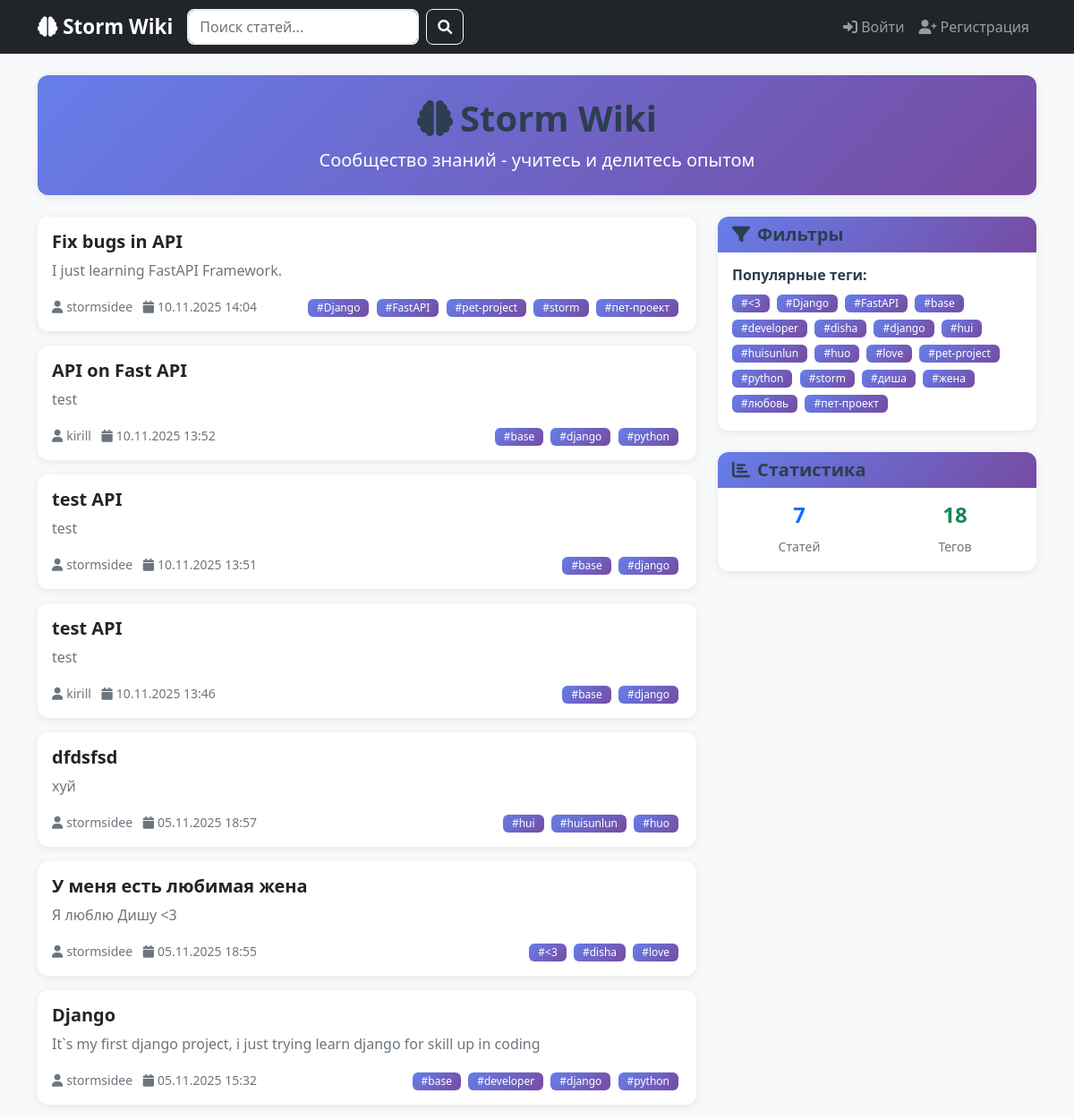
The app's page /, older data.
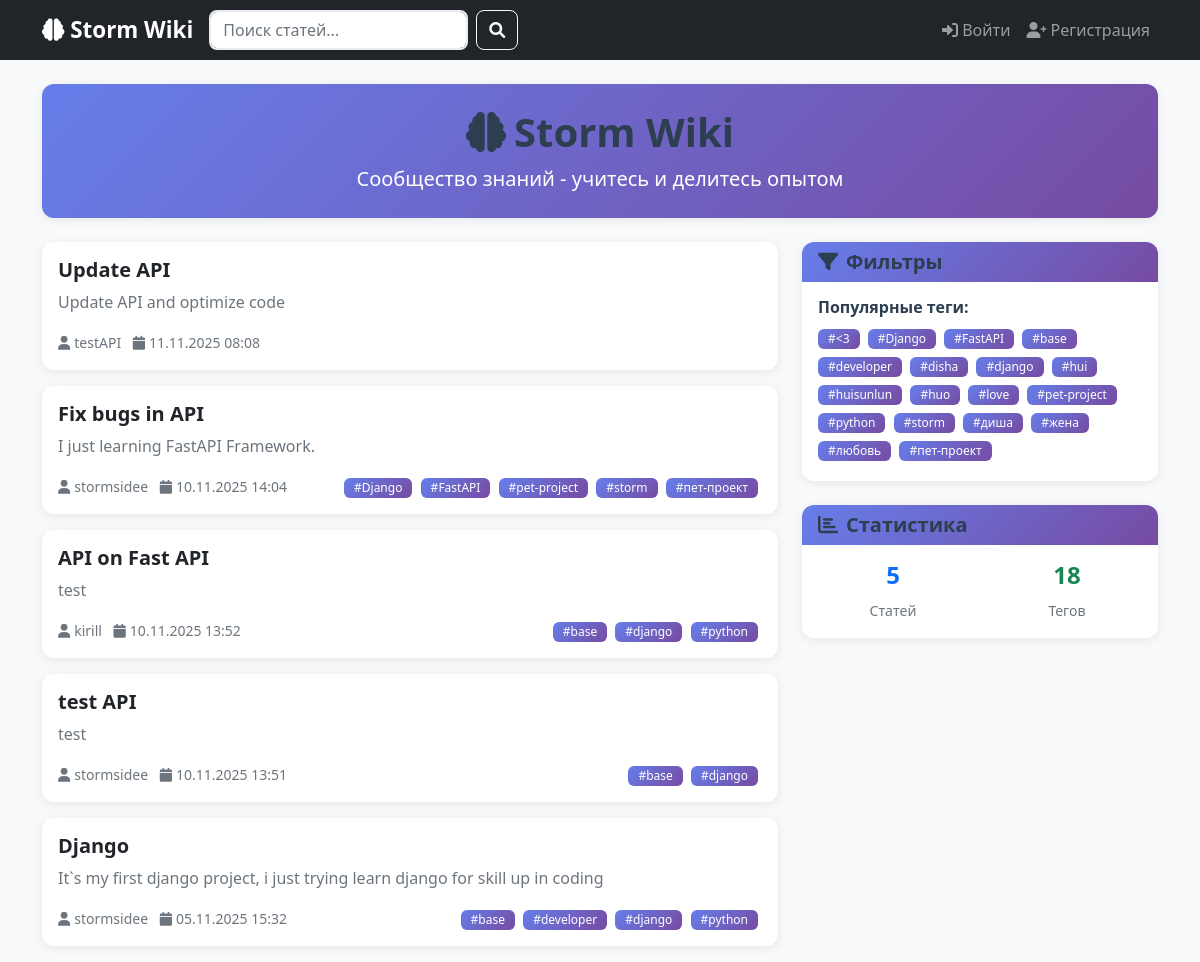
The same page, newer data.
### app/models.py (models this page shows, shortened)
class Article(models.Model):
    title = models.CharField(max_length=200, verbose_name='Заголовок')
    content = models.TextField(verbose_name='Содержание')
    tags = models.ManyToManyField(Tag, blank=True, verbose_name='Теги')
    author = models.ForeignKey(User, on_delete=models.CASCADE, verbose_name='Автор')
    created_at = models.DateTimeField(auto_now_add=True, verbose_name='Создано')
    updated_at = models.DateTimeField(auto_now=True, verbose_name='Обновлено')
    is_published = models.BooleanField(default=True, verbose_name='Опубликовано')
    class Meta:
        verbose_name = 'Статья'
        verbose_name_plural = 'Статьи'
        ordering = ['-updated_at']
        indexes = [
            models.Index(fields=['title']),
            models.Index(fields=['created_at']),
        ]

class Tag(models.Model):
    name = models.CharField(max_length=50, unique=True, verbose_name='Заголовок')
    created_at = models.DateTimeField(auto_now_add=True)
    class Meta:
        verbose_name = 'Тег'
        verbose_name_plural = 'Теги'
        ordering = ['name']

### app/views.py (the view)
# urls.py: path('', views.article_list, name="article_list"),
def article_list(request):
    articles = Article.objects.filter(is_published=True).select_related('author').prefetch_related('tags')
    query = request.GET.get('q')
    if query:
        articles = articles.filter(
            Q(title__icontains=query) |
            Q(content__icontains=query) |
            Q(tags__name__icontains=query)
        ).distinct()
    tag_filter = request.GET.get('tag')
    if tag_filter:
        articles = articles.filter(tags__name=tag_filter)
    articles = articles.order_by('-updated_at')
    paginator = Paginator(articles, 10)
    page_number = request.GET.get('page')
    page_obj = paginator.get_page(page_number)
    all_tags = Tag.objects.all()
    context = {
        'articles': page_obj,
        'page_obj': page_obj,
        'all_tags': all_tags,
        'query': query,
        'tag_filter': tag_filter,
    }
    return render(request, 'articles.html', context)

### app/templates/articles.html (shortened to what this page needs)
{% extends 'index.html' %}
{% block content %}
<div class="row mb-4">
    <div class="col-12">
        <div class="card gradient-bg text-white">
            <div class="card-body text-center py-4">
                <h1 class="display-6 fw-bold">
                    <i class="fas fa-brain me-2"></i>Storm Wiki
                </h1>
                <p class="lead mb-0">Сообщество знаний - учитесь и делитесь опытом</p>
            </div>
        </div>
    </div>
</div>
<div class="row">
    <div class="col-md-8">
        {% if articles %}
            {% for article in articles %}
            <div class="card article-card mb-3 fade-in">
                <div class="card-body">
                    <div class="d-flex justify-content-between align-items-start">
                        <div class="flex-grow-1">
                            <h5 class="card-title">
                                <a href="{% url 'article_detail' article.id %}" class="text-decoration-none text-dark">
                                    {{ article.title }}
                                </a>
                            </h5>
                            <p class="card-text text-muted">
                                {{ article.content|striptags|truncatewords:30 }}
                            </p>
                            <div class="d-flex justify-content-between align-items-center mt-3">
                                <div class="article-meta">
                                    <small class="text-muted">
                                        <i class="fas fa-user me-1"></i>{{ article.author.username }}
                                        <i class="fas fa-calendar ms-2 me-1"></i>{{ article.updated_at|date:"d.m.Y H:i" }}
                                    </small>
                                </div>
                                <div class="tags">
                                    {% for tag in article.tags.all %}
                                    <a href="{% url 'article_list' %}?tag={{ tag.name }}" class="badge tag me-1 text-decoration-none">
                                        #{{ tag.name }}
                                    </a>
                                    {% endfor %}
                                </div>
                            </div>
                        </div>
                    </div>
                </div>
            </div>
            {% endfor %}
        {% endif %}
    </div>
    <div class="col-md-4">
        <div class="card mb-4">
            <div class="card-header">
                <h5 class="mb-0"><i class="fas fa-filter me-2"></i>Фильтры</h5>
            </div>
            <div class="card-body">
                <h6>Популярные теги:</h6>
                <div class="tags-cloud">
                    {% for tag in all_tags %}
                    <a href="{% url 'article_list' %}?tag={{ tag.name }}"
                       class="badge tag me-1 mb-1 text-decoration-none">
                        #{{ tag.name }}
                    </a>
                    {% empty %}
                    <p class="text-muted small">Тегов пока нет</p>
                    {% endfor %}
                </div>
            </div>
        </div>
        <div class="card">
            <div class="card-header">
                <h5 class="mb-0"><i class="fas fa-chart-bar me-2"></i>Статистика</h5>
            </div>
            <div class="card-body">
                <div class="row text-center">
                    <div class="col-6">
                        <h4 class="text-primary">{{ articles.paginator.count }}</h4>
                        <small class="text-muted">Статей</small>
                    </div>
                    <div class="col-6">
                        <h4 class="text-success">{{ all_tags.count }}</h4>
                        <small class="text-muted">Тегов</small>
                    </div>
                </div>
            </div>
        </div>
    </div>
</div>
{% endblock %}

### app/templates/index.html (shortened to what this page needs)
<!DOCTYPE html>
<html lang="ru">
<head>
    <link href="https://cdn.jsdelivr.net/npm/bootstrap@5.1.3/dist/css/bootstrap.min.css" rel="stylesheet">
    <link href="https://cdnjs.cloudflare.com/ajax/libs/font-awesome/6.0.0/css/all.min.css" rel="stylesheet">
</head>
<body>
    <nav class="navbar navbar-expand-lg navbar-dark bg-dark">
        <div class="container">
            <a class="navbar-brand" href="{% url 'article_list' %}">
                <i class="fas fa-brain"></i> Storm Wiki
            </a>
            <div class="d-flex search-box">
                <form method="get" action="{% url 'article_list' %}" class="d-flex w-100">
                    <input class="form-control me-2" type="search" name="q"
                           placeholder="Поиск статей..." value="{{ request.GET.q }}">
                    <button class="btn btn-outline-light" type="submit">
                        <i class="fas fa-search"></i>
                    </button>
                </form>
            </div>
            <div class="navbar-nav ms-auto">
                {% if user.is_authenticated %}
                <div class="nav-item dropdown">
                    <a class="nav-link dropdown-toggle" href="#" role="button" data-bs-toggle="dropdown">
                        <i class="fas fa-user"></i> {{ user.username }}
                    </a>
                    <ul class="dropdown-menu">
                        <li><a class="dropdown-item" href="{% url 'my_articles' %}">
                            <i class="fas fa-list"></i> Мои статьи
                        </a></li>
                        <li><a class="dropdown-item" href="{% url 'article_create' %}">
                            <i class="fas fa-plus"></i> Новая статья
                        </a></li>
                        <li><hr class="dropdown-divider"></li>
                        <li><a class="dropdown-item" href="{% url 'logout' %}">
                            <i class="fas fa-sign-out-alt"></i> Выйти
                        </a></li>
                    </ul>
                </div>
                {% else %}
                <a class="nav-link" href="{% url 'login' %}">
                    <i class="fas fa-sign-in-alt"></i> Войти
                </a>
                <a class="nav-link" href="{% url 'register' %}">
                    <i class="fas fa-user-plus"></i> Регистрация
                </a>
                {% endif %}
            </div>
        </div>
    </nav>
    <div class="container mt-4 fade-in">
        {% block content %}
        {% endblock %}
    </div>
</body>
</html>

### app/templates/index.html (style rules this page uses)
.article-card { transition: all 0.3s ease; border-left: 4px solid #0d6efd; border-radius: 8px; overflow: hidden; }
.search-box { max-width: 400px; }
.tag { font-size: 0.75em; background: linear-gradient(135deg, #667eea 0%, #764ba2 100%); color: white; border: none; border-radius: 12px; padding: 4px 10px; }
.navbar-brand { font-weight: 600; font-size: 1.4rem; }
.nav-link { font-weight: 500; transition: color 0.3s ease; }
.card { border: none; box-shadow: 0 2px 10px rgba(0,0,0,0.08); border-radius: 12px; }
.card-header { background: linear-gradient(135deg, #667eea 0%, #764ba2 100%); color: white; border-radius: 12px 12px 0 0 !important; border: none; font-weight: 600; }
.btn { border-radius: 8px; font-weight: 500; transition: all 0.3s ease; }
.form-control, .form-select { border-radius: 8px; border: 2px solid #e9ecef; transition: all 0.3s ease; }
h1, h2, h3, h4, h5, h6 { color: #2c3e50; font-weight: 600; }
body { background-color: #f8f9fa; color: #495057; font-family: 'Segoe UI', Tahoma, Geneva, Verdana, sans-serif; }
a { text-decoration: none; transition: color 0.3s ease; }
.badge { border-radius: 6px; font-weight: 500; }
.fade-in { animation: fadeIn 0.5s ease-out; }
.gradient-bg { background: linear-gradient(135deg, #667eea 0%, #764ba2 100%); }

Row changes from the older to the newer data that the page shows:
removed Article: title "test API", content "test", author.username "kirill", updated_at "10.11.2025 13:46", Tag (name "base"), Tag (name "django")
removed Article: title "dfdsfsd", content "хуй", author.username "stormsidee", updated_at "05.11.2025 18:57", Tag (name "hui"), Tag (name "huisunlun"), Tag (name "huo")
removed Article: title "У меня есть любимая жена", content "Я люблю Дишу <3", author.username "stormsidee", updated_at "05.11.2025 18:55", Tag (name "<3"), Tag (name "disha"), Tag (name "love")
added Article: title "Update API", content "Update API and optimize code", author.username "testAPI", updated_at "11.11.2025 08:08"
Text that changed along with them:
{{ articles.paginator.count }}: "7" → "5"
